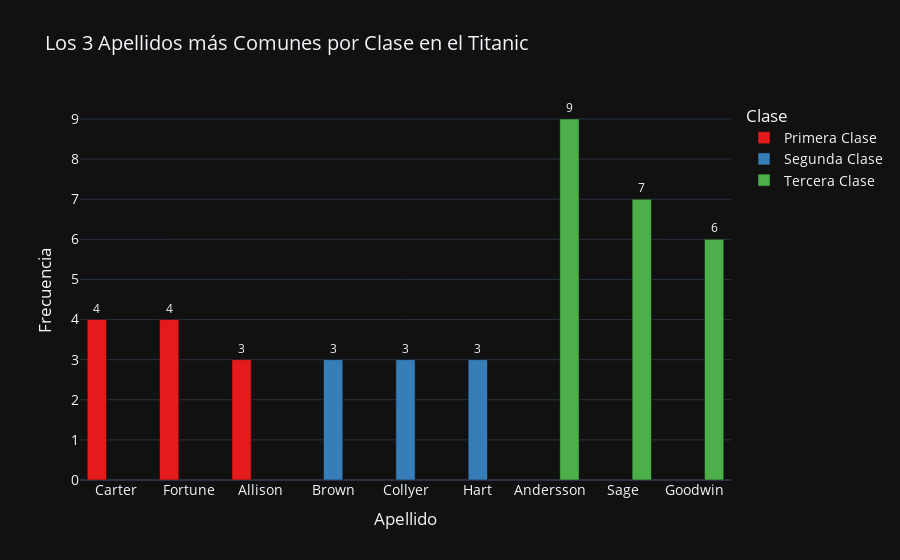

Here is the notebook cell this chart was saved with:
### Code cell
top_apellidos_por_clase['Clase'] = top_apellidos_por_clase['Pclass'].map({1: 'Primera Clase', 
                                                                        2: 'Segunda Clase', 
                                                                        3: 'Tercera Clase'})

fig = px.bar(
    top_apellidos_por_clase,
    x='Apellido',
    y='Frecuencia',
    color='Clase',
    text='Frecuencia',
    title='Los 3 Apellidos más Comunes por Clase en el Titanic',
    labels={'Frecuencia': 'Cantidad de Pasajeros', 'Apellido': 'Apellido'},
    color_discrete_sequence=px.colors.qualitative.Set1,
    barmode='group',
    template='plotly_dark'
)

fig.update_traces(
    textposition='outside',
    textfont=dict(size=12)
)

fig.update_layout(
    xaxis_title='Apellido',
    yaxis_title='Frecuencia',
    legend_title='Clase',
    font=dict(size=14)
)

fig.show()

### Figure 1 — Plotly figure (JSON) as saved in the notebook; plotly's stock layout.template omitted (floating-point values rounded to 4 significant figures)
{"data": [{"alignmentgroup": "True", "hovertemplate": "Clase=Primera Clase<br>Apellido=%{x}<br>Cantidad de Pasajeros=%{text}<extra></extra>", "legendgroup": "Primera Clase", "marker": {"color": "rgb(228,26,28)", "pattern": {"shape": ""}}, "name": "Primera Clase", "offsetgroup": "Primera Clase", "orientation": "v", "showlegend": true, "text": [4.0, 4.0, 3.0], "textfont": {"size": 12}, "textposition": "outside", "type": "bar", "x": ["Carter", "Fortune", "Allison"], "xaxis": "x", "y": [4, 4, 3], "yaxis": "y"}, {"alignmentgroup": "True", "hovertemplate": "Clase=Segunda Clase<br>Apellido=%{x}<br>Cantidad de Pasajeros=%{text}<extra></extra>", "legendgroup": "Segunda Clase", "marker": {"color": "rgb(55,126,184)", "pattern": {"shape": ""}}, "name": "Segunda Clase", "offsetgroup": "Segunda Clase", "orientation": "v", "showlegend": true, "text": [3.0, 3.0, 3.0], "textfont": {"size": 12}, "textposition": "outside", "type": "bar", "x": ["Brown", "Collyer", "Hart"], "xaxis": "x", "y": [3, 3, 3], "yaxis": "y"}, {"alignmentgroup": "True", "hovertemplate": "Clase=Tercera Clase<br>Apellido=%{x}<br>Cantidad de Pasajeros=%{text}<extra></extra>", "legendgroup": "Tercera Clase", "marker": {"color": "rgb(77,175,74)", "pattern": {"shape": ""}}, "name": "Tercera Clase", "offsetgroup": "Tercera Clase", "orientation": "v", "showlegend": true, "text": [9.0, 7.0, 6.0], "textfont": {"size": 12}, "textposition": "outside", "type": "bar", "x": ["Andersson", "Sage", "Goodwin"], "xaxis": "x", "y": [9, 7, 6], "yaxis": "y"}], "layout": {"barmode": "group", "font": {"size": 14}, "legend": {"title": {"text": "Clase"}, "tracegroupgap": 0}, "title": {"text": "Los 3 Apellidos más Comunes por Clase en el Titanic"}, "xaxis": {"anchor": "y", "domain": [0, 1], "title": {"text": "Apellido"}}, "yaxis": {"anchor": "x", "domain": [0, 1], "title": {"text": "Frecuencia"}}}}
